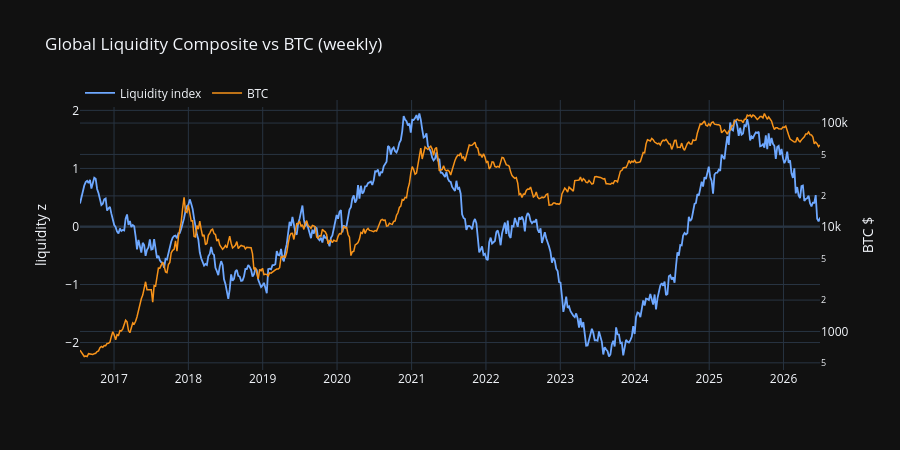

The cell this chart's notebook holds for it:
### Code cell
fig = go.Figure()
fig.add_trace(go.Scatter(x=macro["date"], y=macro["liq_index"], name="Liquidity index",
                         line=dict(color="#6ea8ff", width=1.8), yaxis="y"))
fig.add_trace(go.Scatter(x=macro["date"], y=np.exp(macro["log_close"]), name="BTC",
                         line=dict(color="#f7931a", width=1.5), yaxis="y2"))
fig.update_layout(
    title="Global Liquidity Composite vs BTC (weekly)",
    template="plotly_dark", height=450,
    yaxis=dict(title="liquidity z"),
    yaxis2=dict(title="BTC $", overlaying="y", side="right", type="log"),
    legend=dict(orientation="h", y=1.08),
)
fig.show()
corr = float(macro.select(pl.corr("liq_index", "log_close")).item())
print(f"corr(liq_index, log BTC) = {corr:.3f}")

### Figure 1 — Plotly figure (JSON) as saved in the notebook; plotly's stock layout.template omitted (floating-point values rounded to 4 significant figures; data arrays with more than 128 entries replaced by an {"elided": "..."} marker saying what was removed)
{"data": [{"line": {"color": "#6ea8ff", "width": 1.8}, "name": "Liquidity index", "type": "scatter", "x": {"elided": "520 str values"}, "y": {"elided": "520 float values"}, "yaxis": "y"}, {"line": {"color": "#f7931a", "width": 1.5}, "name": "BTC", "type": "scatter", "x": {"elided": "520 str values"}, "y": {"elided": "520 float values"}, "yaxis": "y2"}], "layout": {"height": 450, "legend": {"orientation": "h", "y": 1.08}, "title": {"text": "Global Liquidity Composite vs BTC (weekly)"}, "yaxis": {"title": {"text": "liquidity z"}}, "yaxis2": {"overlaying": "y", "side": "right", "title": {"text": "BTC $"}, "type": "log"}}}
